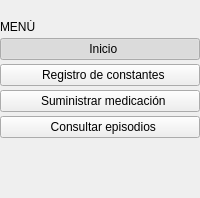
       <widget class="QFrame" name="sideBar">
        <layout class="QVBoxLayout" name="sideLayout">
         <property name="spacing">
          <number>4</number>
         </property>
         <property name="leftMargin">
          <number>0</number>
         </property>
         <property name="topMargin">
          <number>20</number>
         </property>
         <property name="rightMargin">
          <number>0</number>
         </property>
         <property name="bottomMargin">
          <number>20</number>
         </property>
         <item>
          <widget class="QLabel" name="lbl_menu_title">
           <property name="text">
            <string>MENÚ</string>
           </property>
          </widget>
         </item>
         <item>
          <widget class="QPushButton" name="btn_nav_inicio">
           <property name="text">
            <string>  Inicio</string>
           </property>
           <property name="checkable">
            <bool>true</bool>
           </property>
           <property name="checked">
            <bool>true</bool>
           </property>
           <property name="class" stdset="0">
            <string>navBtn</string>
           </property>
          </widget>
         </item>
         <item>
          <widget class="QPushButton" name="btn_nav_constantes">
           <property name="text">
            <string>  Registro de constantes</string>
           </property>
           <property name="checkable">
            <bool>true</bool>
           </property>
           <property name="class" stdset="0">
            <string>navBtn</string>
           </property>
          </widget>
         </item>
         <item>
          <widget class="QPushButton" name="btn_nav_medicacion">
           <property name="text">
            <string>  Suministrar medicación</string>
           </property>
           <property name="checkable">
            <bool>true</bool>
           </property>
           <property name="class" stdset="0">
            <string>navBtn</string>
           </property>
          </widget>
         </item>
         <item>
          <widget class="QPushButton" name="btn_nav_episodios">
           <property name="text">
            <string>  Consultar episodios</string>
           </property>
           <property name="checkable">
            <bool>true</bool>
           </property>
           <property name="class" stdset="0">
            <string>navBtn</string>
           </property>
          </widget>
         </item>
         <item>
          <spacer name="verticalSpacer">
           <property name="orientation">
            <enum>Qt::Vertical</enum>
           </property>
           <property name="sizeHint" stdset="0">
            <size>
             <width>20</width>
             <height>40</height>
            </size>
           </property>
          </spacer>
         </item>
        </layout>
       </widget>
